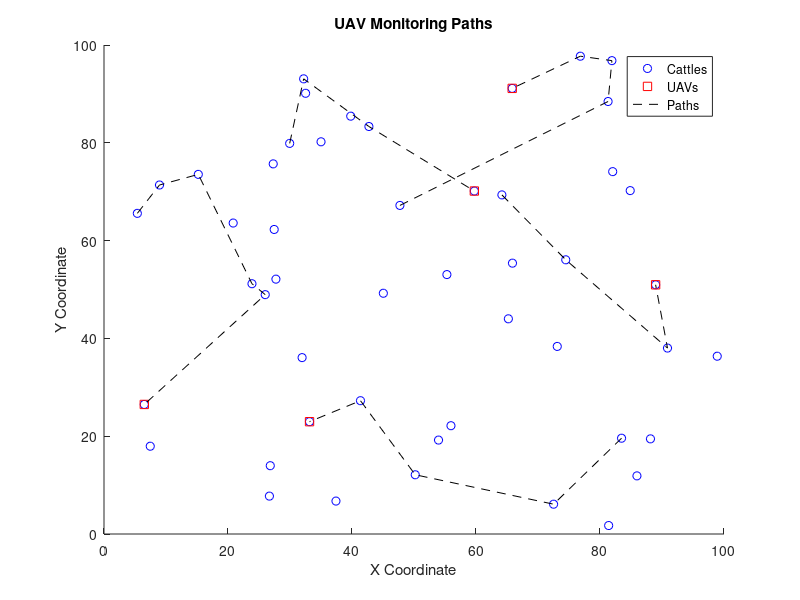
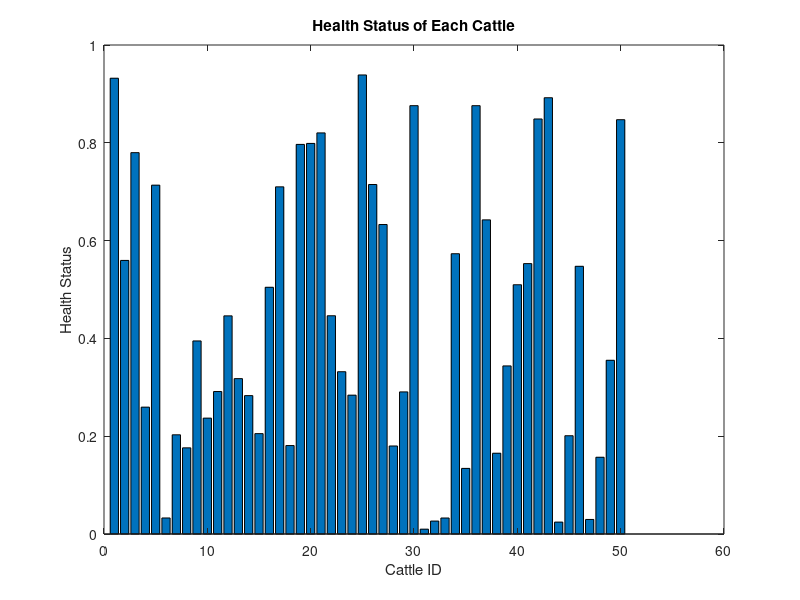
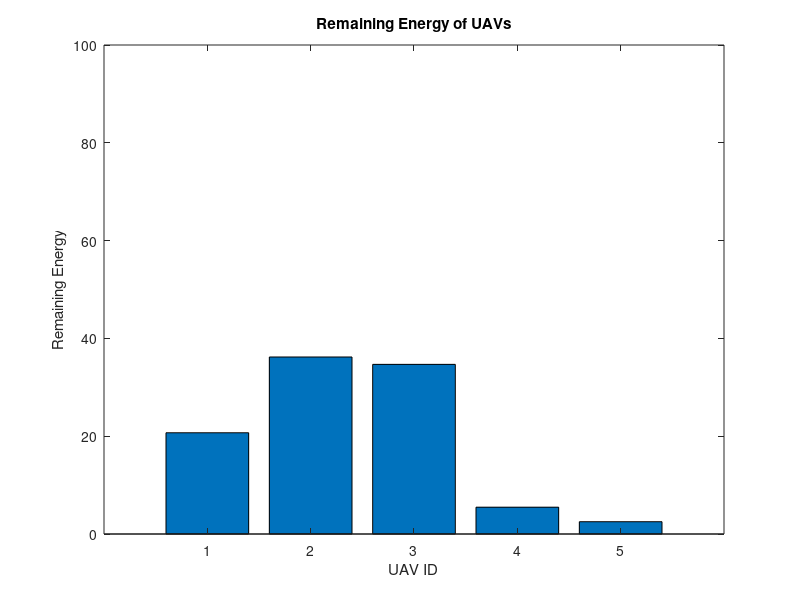
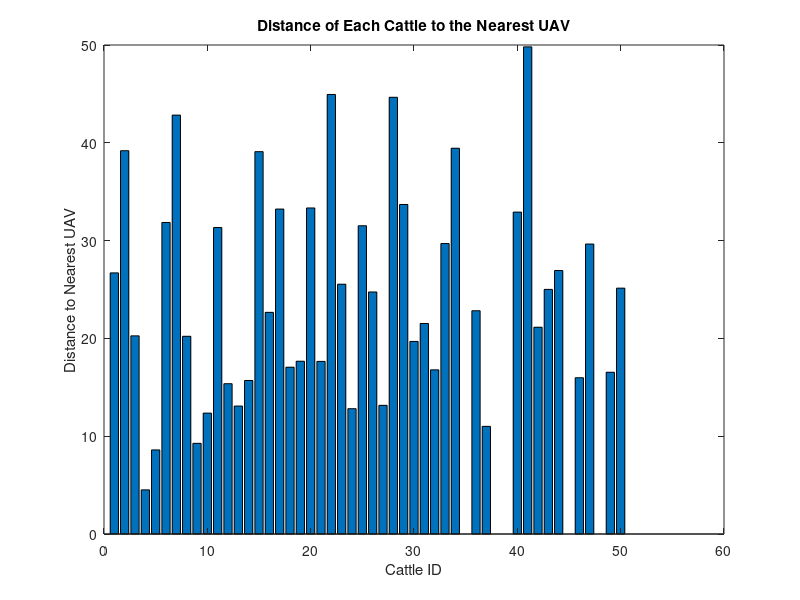

MATLAB code to generate these figures, in order:
% Parameters
numCattles = 50; % Number of cattle
numUAVs = 5; % Number of UAVs
UAVRange = 100; % Range of UAVs
UAVEnergyValues = ones(numUAVs, 1) * 100; % Initial energy of UAVs for each UAV
HealthThreshold = 0.5; % Threshold for cattle health
UAVEnergyConsumption = 1; % Energy consumed per unit distance

% Initialize positions
cattlePositions = rand(numCattles, 2) * 100; % Random positions in a 100x100 area
UAVPositions = rand(numUAVs, 2) * 100;

% Health status simulation
cattleHealth = rand(numCattles, 1);

% Initialize UAV paths
UAVPaths = cell(numUAVs, 1);

for i = 1:numCattles
    if cattleHealth(i) < HealthThreshold
        % Find the nearest UAV
        distances = vecnorm(UAVPositions - cattlePositions(i,:), 2, 2);
        [minDistance, nearestUAV] = min(distances);
        
        % Check if the UAV can reach the cattle
        if minDistance <= UAVRange && UAVEnergyValues(nearestUAV) - (minDistance * UAVEnergyConsumption) > 0
            % Update UAV position
            UAVPositions(nearestUAV, :) = cattlePositions(i, :);
            % Update UAV energy
            UAVEnergyValues(nearestUAV) = UAVEnergyValues(nearestUAV) - (minDistance * UAVEnergyConsumption);
            % Save path
            UAVPaths{nearestUAV} = [UAVPaths{nearestUAV}; cattlePositions(i, :)];
        end
    end
end

% Plot UAV Monitoring Paths
figure;
hold on;
plot(cattlePositions(:,1), cattlePositions(:,2), 'bo');
plot(UAVPositions(:,1), UAVPositions(:,2), 'rs');
for k = 1:numUAVs
    if ~isempty(UAVPaths{k})
        plot(UAVPaths{k}(:,1), UAVPaths{k}(:,2), 'k--');
    end
end
xlabel('X Coordinate');
ylabel('Y Coordinate');
title('UAV Monitoring Paths');
legend('Cattles', 'UAVs', 'Paths');
hold off;

% Plot Cattle Health Status
figure;
bar(cattleHealth);
xlabel('Cattle ID');
ylabel('Health Status');
title('Health Status of Each Cattle');
ylim([0, 1]);

% Plot UAV Energy Levels
figure;
bar(UAVEnergyValues);
xlabel('UAV ID');
ylabel('Remaining Energy');
title('Remaining Energy of UAVs');
ylim([0, 100]);

% Plot Distances to Nearest UAV
distancesToNearestUAV = zeros(numCattles, 1);
for i = 1:numCattles
    distances = vecnorm(UAVPositions - cattlePositions(i,:), 2, 2);
    distancesToNearestUAV(i) = min(distances);
end
figure;
bar(distancesToNearestUAV);
xlabel('Cattle ID');
ylabel('Distance to Nearest UAV');
title('Distance of Each Cattle to the Nearest UAV');
